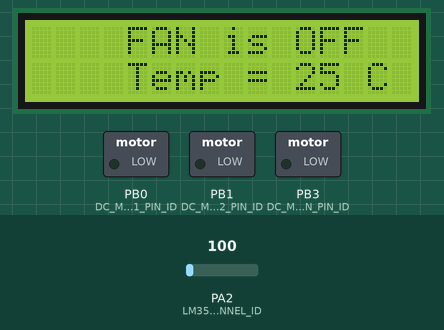
A program run on a simulated ATmega32, built with avr-gcc and emulated at 1 MHz. Parts: 16×2 character LCD, switched loads named in the program (green lamp = pin HIGH). Wiring (inferred from the names in the program): character LCD (HD44780): RS PD0; E PD2; data PC0, PC1, PC2, PC3, PC4, PC5, PC6, PC7. Inputs (shaded band) come from the test bench; at power-on: PA2 (LM35_CHANNEL_ID) = 100. Pins used as bus, display or sensor lines are not drawn.

Above: at 1.2 s.
1.3 s: PA2 (LM35_CHANNEL_ID) set to 111
At 1.9 s:
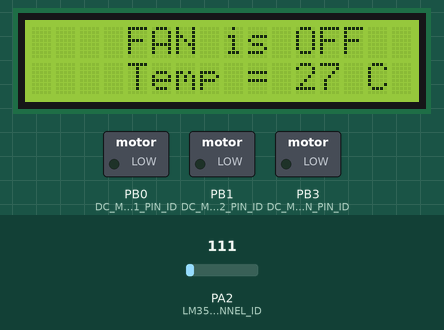
2.8 s: PA2 (LM35_CHANNEL_ID) set to 132
At 3.6 s:
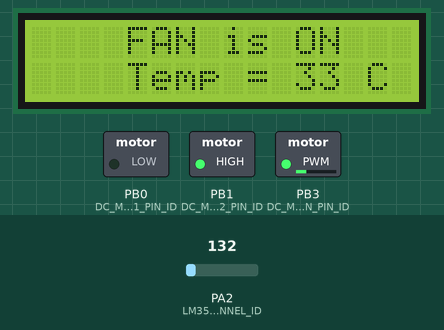
4.3 s: PA2 (LM35_CHANNEL_ID) set to 30
At 4.7 s:
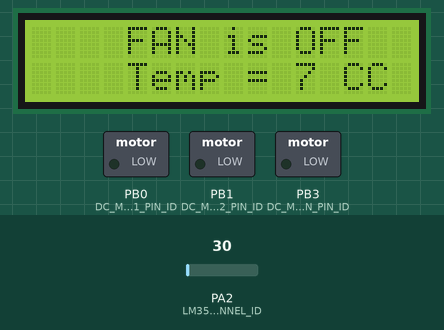
5.8 s: PA2 (LM35_CHANNEL_ID) set to 320
At 6.1 s:
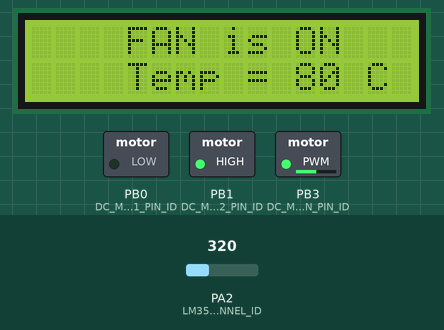
Timing chart, 0 to 8.3 s (numbered marks = the images above; inputs shaded):
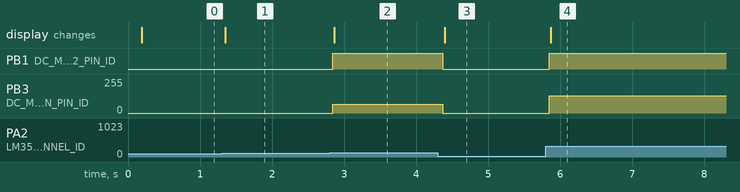

Measured:
- the behaviour switches between 119 and 120 on PA2 (LM35_CHANNEL_ID) (found by bisection; images 1 and 2)
- after the input at 1.3 s, the display: changes after 0.05 s (image 1)
- after the input at 2.8 s, PB1 (DC_MOTOR_IN2_PIN_ID): LOW → HIGH at once; PB3 (DC_MOTOR_EN_PIN_ID): 0/255 → 64/255 at once; the display: changes after 0.06 s (image 2)
- after the input at 4.3 s, PB1 (DC_MOTOR_IN2_PIN_ID): HIGH → LOW after 0.07 s; PB3 (DC_MOTOR_EN_PIN_ID): 64/255 → 0/255 after 0.07 s; the display: changes after 0.09 s (image 3)
- after the input at 5.8 s, PB1 (DC_MOTOR_IN2_PIN_ID): LOW → HIGH after 0.05 s; PB3 (DC_MOTOR_EN_PIN_ID): 0/255 → 128/255 after 0.05 s; the display: changes after 0.07 s (image 4)

The program:

main.c
```c
/******************************************************************************
 *
 * Title: 		Fan Control System Project
 *
 * Description: This application uses GPIO, ADC, LCD, DC Motor,
 * 				PWM, and LM35 drivers to drive a Fan control system
 * 				, based on the sensed temperature by the temperature sensor
 * 				(LM35).
 *
 * Author:		Moaz Mohamed
 *
 * Date: 		4/10/2022
 *
 *******************************************************************************/

/*******************************************************************************
 *                                Includes                                     *
 *******************************************************************************/
#include "lcd.h"
#include "lm35.h"
#include "dcmotor.h"


/*******************************************************************************
 *                               Types Declaration                             *
 *******************************************************************************/
typedef enum{
	OFF,ON
}FAN_State;

FAN_State FanState=OFF;

/*******************************************************************************
 *                              Functions Prototypes                           *
 *******************************************************************************/
/*
 * Description :
 * This function specifies the motor speed, based on the sensed temperature
 * by the temperature sensor.
 * It also sets the fan state (ON/OFF)
 */
void motorSpeedAndFanStateHandler(uint8);

/*********************Program starts here*********************/
int main(void)
{
	/*Local variable to store the measured temperature by the temperature sensor*/
	uint8 temperature=0;

	/*Initialization structure for ADC
	 * INTERNAL=2.56 VOLTS
	 * F_CPU_8 = F_CPU/8
	 */
	ADC_ConfigType ADC_config={INTERNAL,F_CPU_8};

	/*********************Initializations*********************/
	LCD_init(); /*Initialize LCD in 8-bit mode*/
	ADC_init(&ADC_config); /*Initialize ADC with the required specifications*/
	DcMotor_init(); /*Initialize the DC Motor*/

	/*********************Program Logic*********************/
	/*These strings should always be displayed on the LCD*/
	LCD_displayStringRowColumn(0,4,"FAN is ");
	LCD_displayStringRowColumn(1,4,"Temp = ");

	while(1)
	{
		/*Get the room temperature*/
		temperature=LM35_getTemperature();

		/*display in the middle of the second row in the LCD*/
		LCD_moveCursor(1,11);

		/*display the sensed temperature*/
		if(temperature<100)
		{
			LCD_integerToString(temperature);
			LCD_displayCharacter(' ');
			LCD_displayCharacter('C');
		}
		else
		{
			LCD_integerToString(temperature);
			LCD_displayCharacter('C');
		}

		/*Set the Fan state and the motor speed, based on the sensed temperature*/
		motorSpeedAndFanStateHandler(temperature);

		/*Display fan state*/
		if(FanState==ON)
		{
			LCD_moveCursor(0,11);
			LCD_displayString("ON");
			LCD_displayCharacter(' ');
		}
		else
		{
			LCD_moveCursor(0,11);
			LCD_displayString("OFF");
		}
	}
}

void motorSpeedAndFanStateHandler(uint8 temperature)
{
	if(temperature<30)
	{
		FanState=OFF;

		/*Stop the motor*/
		DcMotor_Rotate(STOP,0);
	}
	else if(temperature>=30 && temperature<60)
	{
		FanState=ON;

		/*Rotate the motor in CW direction with 25% of its max speed*/
		DcMotor_Rotate(CW,25);
	}
	else if(temperature>=60 && temperature<90)
	{
		FanState=ON;

		/*Rotate the motor in CW direction with 50% of its max speed*/
		DcMotor_Rotate(CW,50);
	}
	else if(temperature>=90 && temperature<120)
	{
		FanState=ON;

		/*Rotate the motor in CW direction with 75% of its max speed*/
		DcMotor_Rotate(CW,75);
	}
	else if(temperature>=120)
	{
		FanState=ON;

		/*Rotate the motor in CW direction with 100% of its speed*/
		DcMotor_Rotate(CW,100);
	}
	else
	{
		/*Do Nothing*/
	}
}
```

adc.c
```c
/******************************************************************************
 *
 * Module: ADC
 *
 * File Name: adc.c
 *
 * Description: Source file for the AVR ADC driver
 *
 * Author: Moaz Mohamed
 *
 *******************************************************************************/
#include "adc.h"
#include "common_macros.h" /*To use SET_BIT & CLEAR_BIT macros*/
#include <avr/io.h> /*To access ADC registers*/

#if ADC_INTERRUPT_ENABLED == 1
#include<avr/interrupt.h>

/*This global variable is used to store the result of ADC conversion
 * when using the module in interrupt mode.
 */
volatile uint16 g_ADCResult=0;
#endif

/*
 * Description :
 * This function is responsible for initializing the ADC module with the
 * required reference voltage and prescaler for the operating frequency.
 */
void ADC_init(const ADC_ConfigType* Config_Ptr)
{
	/*Choose the specified reference voltage*/
	ADMUX=(Config_Ptr->ref_volt<<REFS0);

	/*Choose the specified prescaler & enable the module*/
	ADCSRA=(Config_Ptr->prescaler<<ADPS0)|(1<<ADEN);

#if ADC_INTERRUPT_ENABLED == 1
	/*Enable peripheral interrupt, when using ADC in interrupt mode*/
	ADCSRA|=(1<<ADIE);

#endif

}

#if ADC_INTERRUPT_ENABLED == 1

/*
 * Description :
 * This function is responsible for prompting the ADC to start the conversion on
 * the specified channel, when using the ADC in interrupt mode.
 */
void ADC_startConversion(uint8 channelNum)
{
	/*Choose the channel number on which the analog signal is required to be converted*/
	ADMUX=(ADMUX&0XE0)|(channelNum);

	/*Start the conversion*/
	SET_BIT(ADCSRA,ADSC);
}

/*Interrupt service Routine to receive The conversion result*/
ISR(ADC_vect)
{
	/*Get the result of conversion*/
	g_ADCResult=ADC;
}

#elif ADC_INTERRUPT_ENABLED == 0

/*
 * Description :
 * This function is responsible for the digital value the ADC produced after
 * conversion completion on the specified channel.
 */
uint16 ADC_readChannel(uint8 channelNum)
{

	/*Choose the channel number on which the analog signal is required to be converted*/
	ADMUX=(ADMUX&0XE0)|(channelNum);

	/*Start the conversion*/
	SET_BIT(ADCSRA,ADSC);

	/*Wait until the conversion is complete*/
	while(BIT_IS_CLEAR(ADCSRA,ADIF))
	{

	}

	/*Clear the flag of the ADC module to be able to detect the next conversion completion*/
	SET_BIT(ADCSRA,ADIF);

	/*Return the result*/
	return ADC;
}

#endif
```

adc.h
```c
/******************************************************************************
 *
 * Module: ADC
 *
 * File Name: adc.h
 *
 * Description: Header file for the AVR ADC driver
 *
 * Author: Moaz Mohamed
 *
 *******************************************************************************/

#ifndef ADC_H_
#define ADC_H_

#include "std_types.h"

/*******************************************************************************
 *                                Definitions                                  *
 *******************************************************************************/
/*Definition to determine the working mode of the ADC (interrupt/polling)*/
#define ADC_INTERRUPT_ENABLED 0

/*******************************************************************************
 *                               Types Declaration                             *
 *******************************************************************************/
/*This enum contains the possible reference voltage for the ADC*/
typedef enum {
	AREF,AVCC,INTERNAL=3
}ADC_ReferenceVolatge;

/*This enum contains prescaler options for the ADC*/
typedef enum {
	F_CPU_2=1,F_CPU_4,F_CPU_8,F_CPU_16,F_CPU_32,F_CPU_64,F_CPU_128
}ADC_Prescaler;

/*This structure contains required initialization for the ADC module, the reference voltage,
 * and the frequency prescaler
 */
typedef struct {
	ADC_ReferenceVolatge ref_volt;
	ADC_Prescaler prescaler;
}ADC_ConfigType;

/*******************************************************************************
 *                              Functions Prototypes                           *
 *******************************************************************************/

/*
 * Description :
 * This function is responsible for initializing the ADC module with the
 * required reference voltage and prescaler for the operating frequency.
 */
void ADC_init(const ADC_ConfigType * Config_Ptr);

#if ADC_INTERRUPT_ENABLED == 0

/*
 * Description :
 * This function is responsible for the digital value the ADC produced after
 * conversion completion on the specified channel.
 */
uint16 ADC_readChannel(uint8 channelNum);

#elif ADC_INTERRUPT_ENABLED == 1

/*
 * Description :
 * This function is responsible for prompting the ADC to start the conversion on
 * the specified channel, when using the ADC in interrupt mode.
 */
void ADC_startConversion(uint8 channelNum);

#endif

#endif /* ADC_H_ */
```

dcmotor.c
```c
/******************************************************************************
 *
 * Module: DcMotor
 *
 * File Name: dcmotor.c
 *
 * Description: Source file for the DcMotor driver
 *
 * Author: Moaz Mohamed
 *
 *******************************************************************************/
#include "dcmotor.h"
#include "pwm.h" /*To be able to control the motor speed via generating a suitable waveform*/

/*
 * Description :
 * This function is responsible for setting up the direction of the two motor pins
 * via GPIO driver.
 * It also configure the motor to be off at the beginning via GPIO driver.
 */
void DcMotor_init(void)
{
	/*Setup the two control pins of the motor as output pins*/
	GPIO_setupPinDirection(DC_MOTOR_IN1_PORT_ID,DC_MOTOR_IN1_PIN_ID,PIN_OUTPUT);
	GPIO_setupPinDirection(DC_MOTOR_IN2_PORT_ID,DC_MOTOR_IN2_PIN_ID,PIN_OUTPUT);

	/*Output 0 to the two pins to STOP the motor*/
	GPIO_writePin(DC_MOTOR_IN1_PORT_ID,DC_MOTOR_IN1_PIN_ID,LOGIC_LOW);
	GPIO_writePin(DC_MOTOR_IN2_PORT_ID,DC_MOTOR_IN2_PIN_ID,LOGIC_LOW);

}
/*
 * Description :
 * This function is responsible for the state of the motion based on the input
 * state: STOP, CW, or CCW.
 * It also handles the speed of the motor via sending the required speed
 * percentage to the PWM driver to output the required analog signal
 * to the motor.
 */
void DcMotor_Rotate(DcMotor_State state,uint8 speed)
{
	/*Output the state to the two control pins of the motor
	 * 0 -> STOP
	 * 1 -> CW
	 * 2 -> CCW
	 */
	switch (state)
	{
	case 0:
		GPIO_writePin(DC_MOTOR_IN1_PORT_ID,DC_MOTOR_IN1_PIN_ID,LOGIC_LOW);
		GPIO_writePin(DC_MOTOR_IN2_PORT_ID,DC_MOTOR_IN2_PIN_ID,LOGIC_LOW);
		break;
	case 1:
		GPIO_writePin(DC_MOTOR_IN2_PORT_ID,DC_MOTOR_IN2_PIN_ID,LOGIC_HIGH);
		GPIO_writePin(DC_MOTOR_IN1_PORT_ID,DC_MOTOR_IN1_PIN_ID,LOGIC_LOW);
		break;
	case 2:
		GPIO_writePin(DC_MOTOR_IN1_PORT_ID,DC_MOTOR_IN1_PIN_ID,LOGIC_HIGH);
		GPIO_writePin(DC_MOTOR_IN2_PORT_ID,DC_MOTOR_IN2_PIN_ID,LOGIC_LOW);
		break;
	default:
		/*Do Nothing*/
		break;
	}

	/*Send required speed to Timer0 to generate the required PWM on OC0 pin*/
	PWM_Timer0_Start(speed);

}
```

dcmotor.h
```c
 /******************************************************************************
 *
 * Module: DcMotor
 *
 * File Name: dcmotor.h
 *
 * Description: Header file for the DcMotor driver
 *
 * Author: Moaz Mohamed
 *
 *******************************************************************************/

#ifndef DCMOTOR_H_
#define DCMOTOR_H_

#include "std_types.h"
#include "gpio.h"

/*******************************************************************************
 *                                Definitions                                  *
 *******************************************************************************/
#define DC_MOTOR_IN1_PORT_ID 		PORTB_ID
#define DC_MOTOR_IN1_PIN_ID 		PIN0_ID
#define DC_MOTOR_IN2_PORT_ID		PORTB_ID
#define DC_MOTOR_IN2_PIN_ID			PIN1_ID
#define DC_MOTOR_EN_PORT_ID			PORTB_ID
#define DC_MOTOR_EN_PIN_ID			PIN3_ID

/*******************************************************************************
 *                               Types Declaration                             *
 *******************************************************************************/
/*This enum represents the state of the motor and it's used in the
 * DcMotor_Rotate() function
 */
typedef enum{
	STOP,CW,CCW
}DcMotor_State;

/*******************************************************************************
 *                              Functions Prototypes                           *
 *******************************************************************************/

/*
 * Description :
 * This function is responsible for setting up the direction of the two motor pins
 * via GPIO driver.
 * It also configure the motor to be off at the beginning via GPIO driver.
 */
void DcMotor_init(void);

/*
 * Description :
 * This function is responsible for the state of the motion based on the input
 * state: STOP, CW, or CCW.
 * It also handles the speed of the motor via sending the required speed
 * percentage to the PWM driver to output the required analog signal
 * to the motor.
 */
void DcMotor_Rotate(DcMotor_State state,uint8 speed);

#endif /* DCMOTOR_H_ */
```

lm35.c
```c
/******************************************************************************
 *
 * Module: LM35 Sensor
 *
 * File Name: lm35.c
 *
 * Description: Source file for the LM35 Temperature sensor driver
 *
 * Author: Moaz Mohamed
 *
 *******************************************************************************/
#include "lm35.h"
#include "adc.h" /*To use ADC driver functions like ADC_readChannel()*/

/*
 * Description :
 * This function converts the digital value received from the ADC module
 * into its corresponding temperature value.
 */
uint8 LM35_getTemperature(void)
{
	uint16 ADCValue=0;
	uint8 temperature=0;

	/*Check whether ADC is working with interrupt or polling,
	 * Then read the produced digital value.
	 */
#if ADC_INTERRUPT_ENABLED==0

	ADCValue=ADC_readChannel(LM35_CHANNEL_ID);

#elif ADC_INTERRUPT_ENABLED == 1

	ADC_startConversion(LM35_CHANNEL_ID);
	ADCValue=g_ADCResult;

#endif

	/*Calculate the correct temperature measured by the temperature sensor
	 * module, based on the read value from ADC.
	 */
	temperature=(uint8)(((uint32)ADCValue*LM35_MAX_READING*ADC_REF_VOLT)/(LM35_MAX_VOLT*ADC_MAX_READING));

	/*Return the calculated Temperature*/
	return temperature;
}
```

lm35.h
```c
/******************************************************************************
 *
 * Module: LM35 Sensor
 *
 * File Name: lm35.h
 *
 * Description: Header file for the LM35 Temperature sensor driver
 *
 * Author: Moaz Mohamed
 *
 *******************************************************************************/

#ifndef LM35_H_
#define LM35_H_

#include "std_types.h"

/*To be able to check whether ADC is working with interrupt or polling*/
#include "adc.h"


/*IF ADC is working using interrupt, the global variable g_ADCResult is
 * added to the file because is stores the ADC result after conversion.
 */
#if ADC_INTERRUPT_ENABLED==1
extern volatile uint16 g_ADCResult;
#endif


/*******************************************************************************
 *                                Definitions                                  *
 *******************************************************************************/

#define ADC_REF_VOLT		2.56
#define ADC_MAX_READING 	1023
#define LM35_MAX_READING 	150
#define LM35_CHANNEL_ID		2
#define LM35_MAX_VOLT		1.5

/*******************************************************************************
 *                              Functions Prototypes                           *
 *******************************************************************************/

/*
 * Description :
 * This function converts the digital value received from the ADC module
 * into its corresponding temperature value.
 */
uint8 LM35_getTemperature(void);

#endif /* LM35_H_ */
```

pwm.c
```c
/******************************************************************************
 *
 * Module: PWM Timer0 For DC Motor
 *
 * File Name: pwm.c
 *
 * Description: Source file for the AVR PWM Timer0 driver
 *
 * Author: Moaz Mohamed
 *
 *******************************************************************************/
#include "pwm.h"
#include "gpio.h"/*To set pin directions*/
#include <avr/io.h> /*To use Timer0 registers*/
/*
 * Description :
 * This Function is responsible for:
 * 1- Setting up Timer0 with PWM mode.
 * 2- setting PWM with non-inverting mode.
 * 3- Timer prescaler.
 * 4- Initializing the compare value based on the input duty cycle.
 * 5- Configure the direction of the OC0 pin.
 * 6- Setting the PWM frequency to be 500 HZ to be compatible with motor
 *    operational frequency.
 * Function inputs: Required duty cycle.
 */
void PWM_Timer0_Start(uint8 duty_cycle)
{
	/*Variable to store the required OCR0 register value*/
	uint16 req_OCR0_value=0;

	/*Flag to set TCNT0 register only once.
	 * It's static to initialize it with the first call of the function only, then keep
	 * its value with further call of this function.
	 */
	static uint8 TCNT0_flag= 1;

	/*Set OC0 as output pin*/
	GPIO_setupPinDirection(PORTB_ID,PIN3_ID,PIN_OUTPUT);

	/*Initialize TCNT0*/
	if(TCNT0_flag== 1)
	{
		TCNT0_flag= 0;
		TCNT0=0;
	}

	/*Calculating the equivalent OCR register value base on the input duty cycle
	  percentage*/
	req_OCR0_value=(uint16)(((float32)duty_cycle/100.0)*256);

	/*Check for overflow, i.e, 100% duty cycle*/
	if(req_OCR0_value==256)
	{
		/*Decrement the value by one, in case of overflow, to be able
		 * to store this value in OCR0, which is an 8-bit register.
		 */
		req_OCR0_value--;
	}

	/*assign the required OCR0 value*/
	OCR0=(uint8)req_OCR0_value;


	/*Configure The control bits in TCCR0 register to work with PWM mode.
	 * FOC0=0 -> PWM-mode
	 * WGM00=WGM01=1 -> Fast PWM
	 * COM01=1 / COM00=0 -> non=inverting mode
	 * CS01=1 / CS00=0 / CS02=0 -> prescaler F_CPU/8
	 */
	TCCR0=(1<<WGM00)|(1<<WGM01)|(1<<CS01)|(1<<COM01);

}
```

Source omitted: pwm.h (1099 bytes), lcd.c (5453 bytes), lcd.h (3027 bytes), common_macros.h (1203 bytes), gpio.c (6625 bytes), gpio.h (3554 bytes), std_types.h (1403 bytes)
